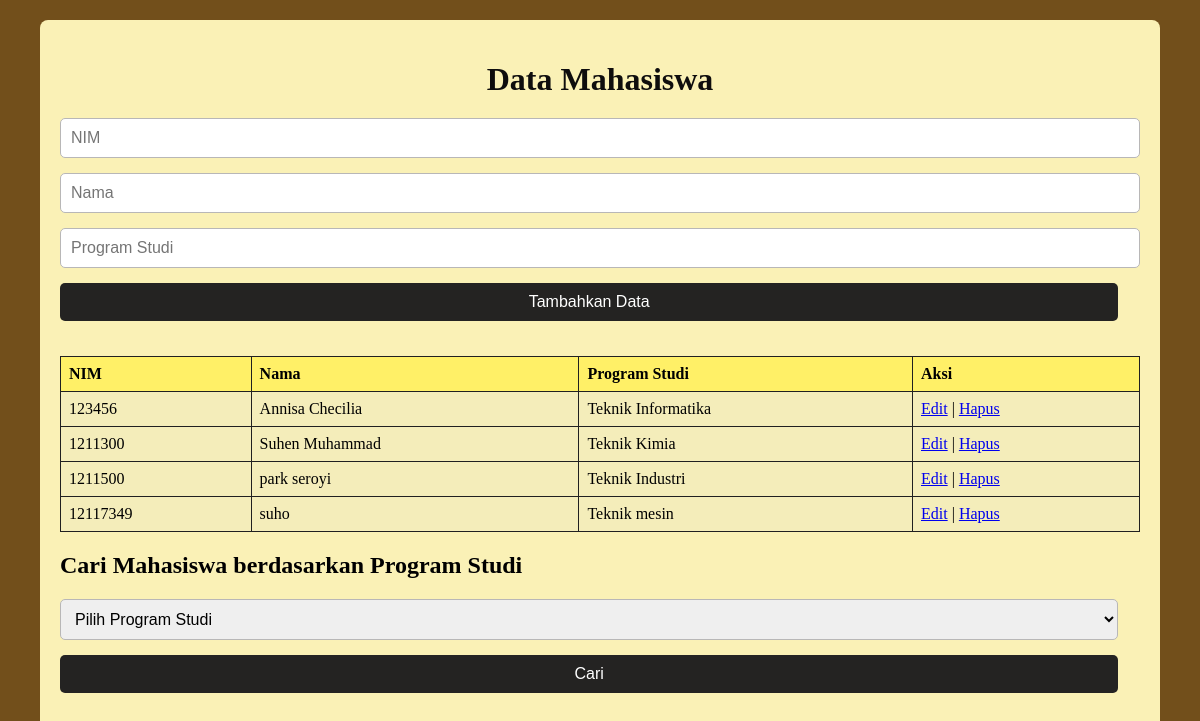
The page / on the database its author committed.
### tables this page shows
CREATE TABLE `datamahasiswa` (
  `nim` int(11) NOT NULL,
  `nama` varchar(50) NOT NULL,
  `prodi` varchar(50) NOT NULL
);

### index.php (the view, shortened to what this page needs)
<!DOCTYPE html>
<html lang="en">
<head>
    <link rel="stylesheet" href="style1.css">
</head>
<body>
    <div class="hdr">
        <h1>Data Mahasiswa</h1>
        <form action="" method="post">
            <input type="text" name="nim" placeholder="NIM" required>
            <input type="text" name="nama" placeholder="Nama" required>
            <input type="text" name="prodi" placeholder="Program Studi" required>
            <button type="submit" name="tambah">Tambahkan Data</button>
        </form>
            <?php
            $host = "localhost";
            $username = "root";
            $password = "";
            $database = "mahasiswa";
            $koneksi = new mysqli($host, $username, $password, $database);
            ?>
        <?php
        $query_tampilkan = "SELECT * FROM datamahasiswa";
        $result = $koneksi->query($query_tampilkan);
        if ($result->num_rows > 0) {
            echo "<table border='1'>";
            echo "<tr><th>NIM</th><th>Nama</th><th>Program Studi</th><th>Aksi</th></tr>";
            while ($row = $result->fetch_assoc()) {
                echo "<tr>";
                echo "<td>".$row['nim']."</td>";
                echo "<td>".$row['nama']."</td>";
                echo "<td>".$row['prodi']."</td>";
                echo "<td><a href='edit.php?nim=".$row['nim']."'>Edit</a> | <a href='delete.php?nim=".$row['nim']."'>Hapus</a></td>";
                echo "</tr>";
            }
            echo "</table>";
        } else {
            echo "<p>Tidak ada data mahasiswa.</p>";
        }
        ?>
        <h2>Cari Mahasiswa berdasarkan Program Studi</h2>
        <form action="" method="get">
            <select name="prodi">
                <option value="">Pilih Program Studi</option>
            </select>
            <button type="submit" name="cari">Cari</button>
        </form>
    </div>
</body>
</html>

### style1.css (style rules this page uses)
body { font-family: 'Times New Roman', Times, serif; margin: 0; padding: 0; background-color: rgb(114, 79, 27); }
.hdr { margin: 20px auto; justify-content: center; width: 90%; background-color: rgb(250, 241, 182); padding: 20px; border-radius: 8px; }
h1 { text-align: center; margin-bottom: 20px; color: #0e0d0d; }
form { margin-bottom: 20px; }
input[type="text"], select, button { padding: 10px; margin-bottom: 15px; width: 98%; border-radius: 5px; border: 1px solid #b8b7b7; font-size: 16px; }
button { background-color: rgb(36, 35, 34); color: white; border: none; cursor: pointer; }
table { width: 100%; border-collapse: collapse; margin-bottom: 20px; }
table th, table td { border: 1px solid rgb(32, 32, 32); background-color: rgb(244, 237, 186); padding: 8px; text-align: left; }
table th { background-color: rgb(255, 240, 103); }

### rows shown on the page
datamahasiswa: nim "123456", nama "Annisa Checilia", prodi "Teknik Informatika"
datamahasiswa: nim "1211300", nama "Suhen Muhammad", prodi "Teknik Kimia"
datamahasiswa: nim "1211500", nama "park seroyi", prodi "Teknik Industri"
datamahasiswa: nim "12117349", nama "suho", prodi "Teknik mesin"
